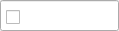
<?xml version="1.0" encoding="UTF-8"?>
<ui version="4.0">
 <class>TagDesign</class>
 <widget class="QWidget" name="TagDesign">
  <property name="geometry">
   <rect>
    <x>0</x>
    <y>0</y>
    <width>119</width>
    <height>31</height>
   </rect>
  </property>
  <property name="minimumSize">
   <size>
    <width>110</width>
    <height>31</height>
   </size>
  </property>
  <property name="maximumSize">
   <size>
    <width>200</width>
    <height>50</height>
   </size>
  </property>
  <property name="windowTitle">
   <string>Form</string>
  </property>
  <property name="styleSheet">
   <string notr="true"/>
  </property>
  <widget class="QLineEdit" name="editTag">
   <property name="geometry">
    <rect>
     <x>0</x>
     <y>0</y>
     <width>119</width>
     <height>31</height>
    </rect>
   </property>
   <property name="readOnly">
    <bool>true</bool>
   </property>
  </widget>
  <widget class="QCheckBox" name="checkTag">
   <property name="geometry">
    <rect>
     <x>6</x>
     <y>7</y>
     <width>20</width>
     <height>21</height>
    </rect>
   </property>
   <property name="styleSheet">
    <string notr="true"/>
   </property>
   <property name="text">
    <string/>
   </property>
  </widget>
  <widget class="QLineEdit" name="tagName">
   <property name="geometry">
    <rect>
     <x>25</x>
     <y>4</y>
     <width>91</width>
     <height>25</height>
    </rect>
   </property>
   <property name="layoutDirection">
    <enum>Qt::RightToLeft</enum>
   </property>
   <property name="maxLength">
    <number>12</number>
   </property>
   <property name="frame">
    <bool>false</bool>
   </property>
   <property name="alignment">
    <set>Qt::AlignLeading|Qt::AlignLeft|Qt::AlignVCenter</set>
   </property>
  </widget>
 </widget>
 <tabstops>
  <tabstop>checkTag</tabstop>
  <tabstop>tagName</tabstop>
  <tabstop>editTag</tabstop>
 </tabstops>
 <resources/>
 <connections/>
</ui>
